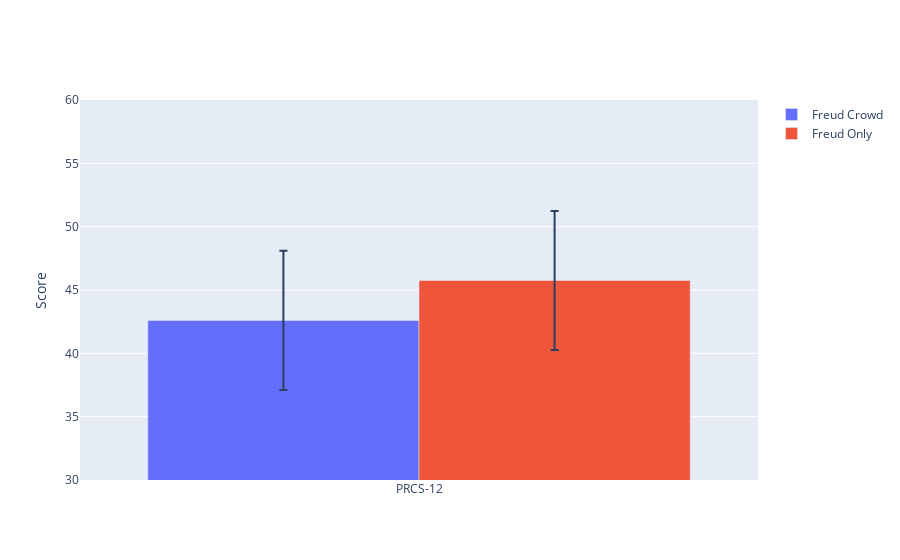

The code cell stored with this chart in its notebook:
### Code cell
prcsfig = go.Figure()

prcsfig.add_trace(go.Bar(
    name='Freud Crowd',
    x=['PRCS-12'], y=[42.6],
    error_y=dict(type='data', array=[5.491812])
))
prcsfig.add_trace(go.Bar(
    name='Freud Only',
    x=['PRCS-12'], y=[45.75],
    error_y=dict(type='data', array=[5.482928])
))     

prcsfig.update_layout(barmode='group',
                 yaxis_title='Score')
prcsfig.update_yaxes(range=[30,60])
prcsfig.show()
#fig.write_image('prcsprebar.png')

### Figure 1 — Plotly figure (JSON) as saved in the notebook; plotly's stock layout.template omitted (floating-point values rounded to 4 significant figures)
{"data": [{"error_y": {"array": [5.492], "type": "data"}, "name": "Freud Crowd", "type": "bar", "x": ["PRCS-12"], "y": [42.6]}, {"error_y": {"array": [5.483], "type": "data"}, "name": "Freud Only", "type": "bar", "x": ["PRCS-12"], "y": [45.75]}], "layout": {"barmode": "group", "yaxis": {"range": [30, 60], "title": {"text": "Score"}}}}
